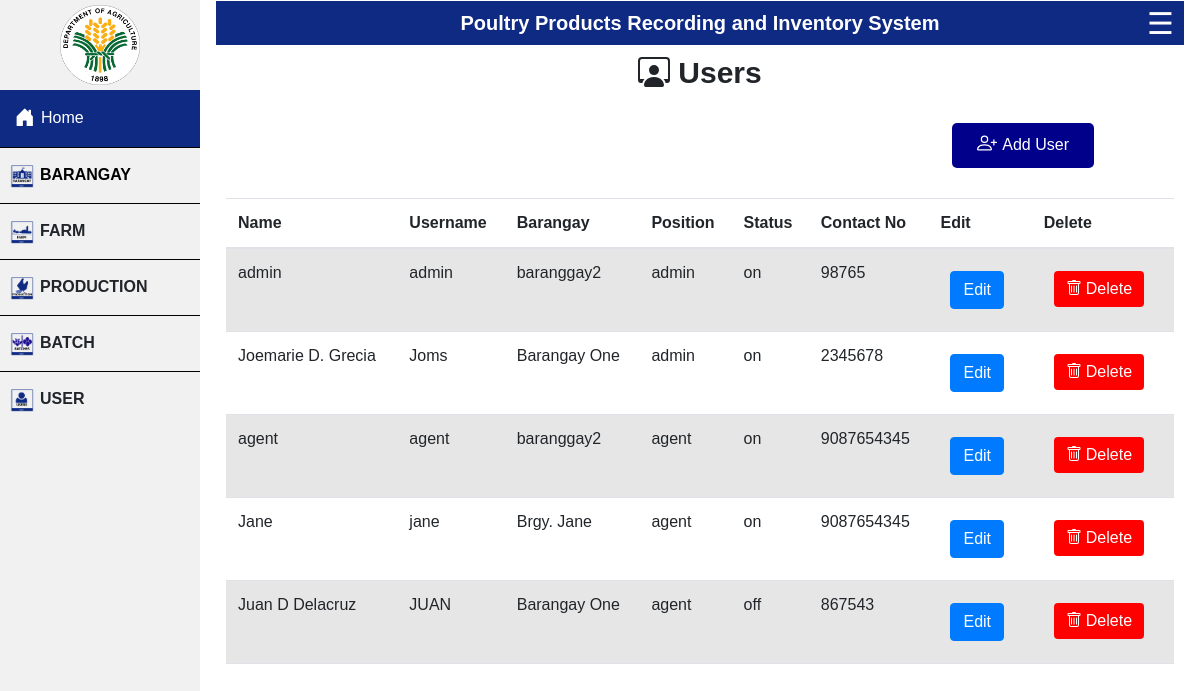
/project/view-user.php (signed in), run on the app's committed database.
### tables this page shows
CREATE TABLE `user` (
  `userID` int(11) NOT NULL,
  `name` varchar(21) NOT NULL,
  `username` varchar(21) NOT NULL,
  `position` varchar(21) NOT NULL DEFAULT 'admin',
  `password` varchar(255) NOT NULL,
  `repassword` varchar(21) NOT NULL,
  `baranggay` varchar(21) NOT NULL,
  `mobile_no` bigint(21) NOT NULL,
  `status` varchar(21) NOT NULL DEFAULT 'on'
);

### project/view-user.php (the view, shortened to what this page needs)
<?php include ("header.php");  ?>
<section class="wrapper">
    <section class="view-user">
        <h2>Users</h2>
    </section>
    <section class="view">
        <?php
$query = "SELECT * FROM user order by position ASC";
if ($result = $conn->query($query)){
		echo "<table class='table table-striped'>
			<thead>
			<tr>
				<th scope='col' hidden id='count'>UserID</th>
				<th scope='col' id='name'>Name</th>
				<th scope='col' id='u-name'>Username</th>
                <th scope='col' id='brgy'>Barangay</th>
				<th scope='col' id='pos'>Position</th>
                <th scope='col' id='delete'> Status </th>
				<th scope='col' id='cntct'>Contact No</th>
				<th scope='col' id='edit'> Edit </th>
				<th scope='col' id='delete'> Delete </th>
			</tr>
			</thead>";
		}
        while ($row = $result->fetch_array()) {
        	echo"<tr>";
            	echo "<td id='name'>" .$row['name']. "</td>";
            	echo "<td id='u-name'>" .$row['username']. "</td>";
                echo "<td id='brgy'>" .$row['baranggay']. "</td>";
            	echo "<td id='pos'>" .$row['position']. "</td>";
                echo "<td id='pos'>" .$row['status']. "</td>";
	        	echo "<td id='cntct'>" .$row['mobile_no']. "</td>";
            	echo '<td >
                                    <button type="button" class="btn btn-primary" data-bs-toggle="modal" data-bs-target="#edituser'.$row['userID'].'">
                                        Edit
                                    </button>
                                    <div class="modal fade" id="edituser'.$row['userID'].'" data-bs-backdrop="static" data-bs-keyboard="false" tabindex="-1" aria-labelledby="staticBackdropLabel" aria-hidden="true">
                                                        <input type="text" class="form-control" id="floatingInput" readonly hidden value= "'.$row['userID']. '" placeholder="name" name="userID" required="true">
                                                        <input type="text" class="form-control" id="floatingInput" value= "'.$row['name']. '" placeholder="name" name="name" required="true">
                                                        <input type="text" class="form-control" id="floatingInput" value= "'.$row['username']. '"placeholder="name" name="username" required="true">
                                                        <input type="password" class="form-control" id="floatingInput" value="'.$row['password']. '" placeholder="name" name="password" required="true">
                                                        <input type="number" name="no" class="form-control" id="floatingInput" placeholder="name" required="true" value= '.$row['mobile_no'].' ">
                                    </div>
                </td>';
				echo '
					<td>
                    <div class="delete-button">
						<button type="button" class="btn btn-primary" data-bs-toggle="modal" data-bs-target="#deleteModal'.$row["userID"].'">
                        <svg xmlns="http://www.w3.org/2000/svg" width="20" height="20" fill="currentColor" class="bi bi-trash" viewBox="0 0 20 20">
                        <path d="M5.5 5.5A.5.5 0 0 1 6 6v6a.5.5 0 0 1-1 0V6a.5.5 0 0 1 .5-.5zm2.5 0a.5.5 0 0 1 .5.5v6a.5.5 0 0 1-1 0V6a.5.5 0 0 1 .5-.5zm3 .5a.5.5 0 0 0-1 0v6a.5.5 0 0 0 1 0V6z"/>
                        <path fill-rule="evenodd" d="M14.5 3a1 1 0 0 1-1 1H13v9a2 2 0 0 1-2 2H5a2 2 0 0 1-2-2V4h-.5a1 1 0 0 1-1-1V2a1 1 0 0 1 1-1H6a1 1 0 0 1 1-1h2a1 1 0 0 1 1 1h3.5a1 1 0 0 1 1 1v1zM4.118 4 4 4.059V13a1 1 0 0 0 1 1h6a1 1 0 0 0 1-1V4.059L11.882 4H4.118zM2.5 3V2h11v1h-11z"/>
                      </svg>Delete
						</button>
                    </div>
						<form action="view-user.php" method="GET">
							<div class="modal fade" id="deleteModal'.$row["userID"].'" tabindex="-1" aria-labelledby="ModalLabel" aria-hidden="true">
								<div class="modal-dialog">
									<div class="modal-content">
									<div class="modal-header">
										<h1 class="modal-title fs-5" id="exampleModalLabel">Confirm</h1>
										<button type="button" class="btn-close" data-bs-dismiss="modal" aria-label="Close"></button>
									</div>
									<div class="modal-body">
                                        <center> Are you sure you want to delete the user with this id?? </center>
									</div>
                                        <center> <p> '.$row["userID"].' </p> </center>
									<div class="modal-footer">
										<button type="button" class="btn btn-secondary" data-bs-dismiss="modal"> Cancel </button>
										<button id="delete-btn" type="submit" class="btn btn-primary"> <a id="delete-yes" href="delete.php?id='.$row["userID"].'"> Yes </a> </button>
									</div>
									</div>
								</div>
							</div>
						</form>
					</td>';
			echo"</tr>";
		}
?>
    </section>
    <div class="add">
        <div class="add-user-page">
            <a href="add-user.php">Add User</a>
        </div>
    </div>
</section>
</body>
</html>

### project/header.php (style rules this page uses)
body { margin: 0; font-family: helvetica; }
button { margin: 10px; border: none; color: white; font-size: 15px; font-weight: bolder; background-color: #0e2a83; border-radius: 20px; cursor: pointer; }
html { scroll-behavior:smooth !important; }

### project/view-user.php (style rules this page uses)
.wrapper { margin-top: 10px; }
.view { padding-top: 10px; margin: 10px; }
.view-user { display: flex; margin-top: 10px; justify-content: center; }
.view-user h2 { font-size: 30px; font-weight: bold; }
.add { display: flex; justify-content: flex-end; }
.add-user-page { background-color: darkblue; padding: 10px 25px 10px 25px; margin-bottom: 30px; margin-right: 80px; border-radius: 5px; }
.add-user-page a { text-decoration: none; color: white; }
.delete-button button { border: none; background-color: red; }
a { text-decoration: none !important; }

### data on the page
user: name "admin", username "admin", baranggay "baranggay2", position "admin", status "on", mobile_no "98765"
user: name "Joemarie D. Grecia", username "Joms", baranggay "Barangay One", position "admin", status "on", mobile_no "2345678"
user: name "agent", username "agent", baranggay "baranggay2", position "agent", status "on", mobile_no "9087654345"
user: name "Jane", username "jane", baranggay "Brgy. Jane", position "agent", status "on", mobile_no "9087654345"
user: name "Juan D Delacruz", username "JUAN", baranggay "Barangay One", position "agent", status "off", mobile_no "867543"
